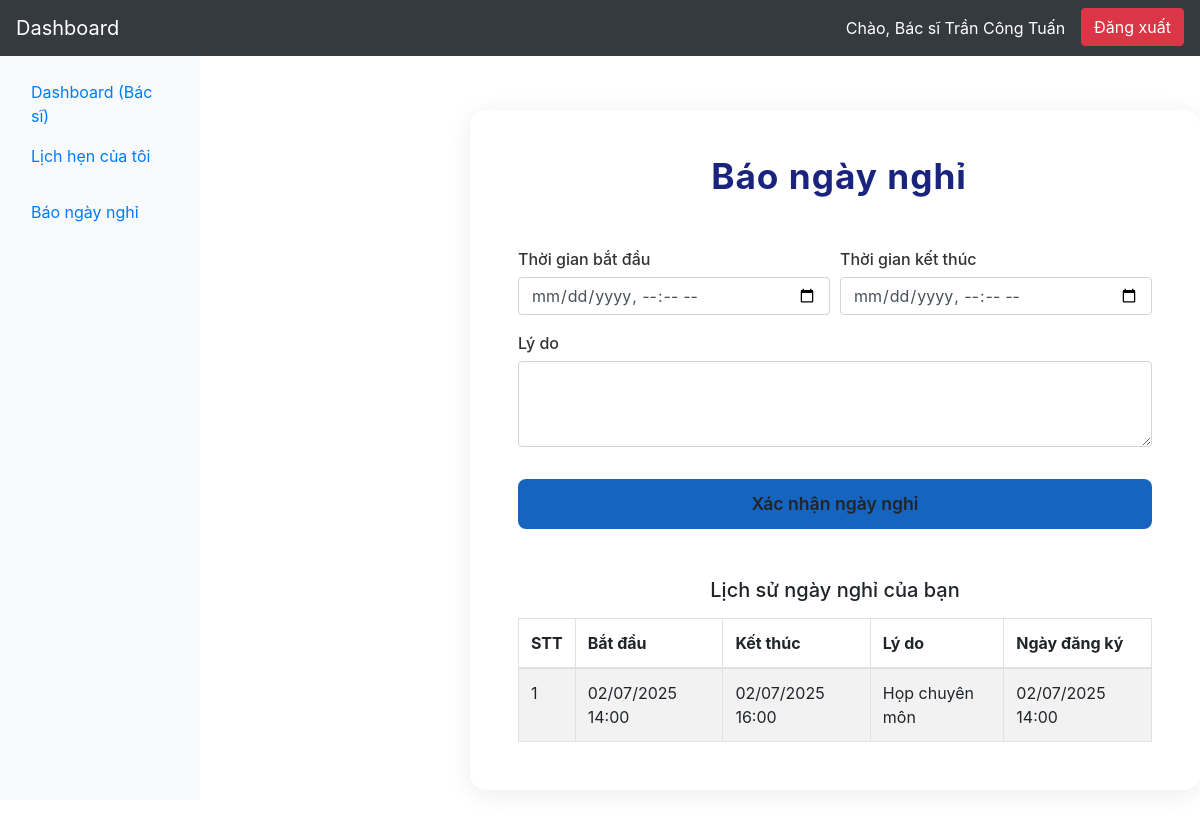
/admin/doctor_off.php (signed in), run on the app's committed database.
### tables this page shows
CREATE TABLE `time_offs` (
  `id` bigint(20) UNSIGNED NOT NULL,
  `doctor_id` bigint(20) UNSIGNED NOT NULL,
  `start_time` datetime NOT NULL,
  `end_time` datetime NOT NULL,
  `reason` varchar(255) DEFAULT NULL
);

### admin/doctor_off.php (the view, shortened to what this page needs)
<?php
require 'includes/header.php';
require 'includes/sidebar.php';
require '../includes/db.php';
$doctor_user_id = $_SESSION['user_id'];
$doctor_sql = "SELECT id FROM doctors WHERE user_id = ?";
$stmt_doctor = $conn->prepare($doctor_sql);
$stmt_doctor->bind_param("i", $doctor_user_id);
$stmt_doctor->execute();
$doctor_result = $stmt_doctor->get_result();
$doctor = $doctor_result->fetch_assoc();
$doctor_id = $doctor['id'] ?? 0;
?>
<div class="main-content">
    <div class="off-form-container">
        <div class="off-form-card">
            <div class="off-form-title">
                Báo ngày nghỉ
            </div>
            <form method="POST">
                <div class="form-row">
                    <div class="form-group col-md-6">
                        <label>Thời gian bắt đầu</label>
                        <input type="datetime-local" name="start_time" class="form-control" required>
                    </div>
                    <div class="form-group col-md-6">
                        <label>Thời gian kết thúc</label>
                        <input type="datetime-local" name="end_time" class="form-control" required>
                    </div>
                </div>
                <div class="form-group">
                    <label>Lý do</label>
                    <textarea name="reason" rows="3" class="form-control" required></textarea>
                </div>
                <button type="submit" class="btn btn-off">Xác nhận ngày nghỉ</button>
            </form>
<h5 class="text-center mb-3">Lịch sử ngày nghỉ của bạn</h5>
<div class="table-responsive">
    <table class="table table-bordered table-striped">
        <thead>
            <tr>
                <th>STT</th>
                <th>Bắt đầu</th>
                <th>Kết thúc</th>
                <th>Lý do</th>
                <th>Ngày đăng ký</th>
            </tr>
        </thead>
        <tbody>
        <?php
        $off_sql = "SELECT * FROM time_offs WHERE doctor_id = ? ORDER BY start_time DESC";
        $stmt_off = $conn->prepare($off_sql);
        $stmt_off->bind_param("i", $doctor_id);
        $stmt_off->execute();
        $result_off = $stmt_off->get_result();
        $i = 1;
        if ($result_off->num_rows > 0) {
            while($off = $result_off->fetch_assoc()) {
                echo "<tr>
                    <td>" . $i++ . "</td>
                    <td>" . date("d/m/Y H:i", strtotime($off['start_time'])) . "</td>
                    <td>" . date("d/m/Y H:i", strtotime($off['end_time'])) . "</td>
                    <td>" . htmlspecialchars($off['reason']) . "</td>
                    <td>" . date("d/m/Y H:i", strtotime($off['created_at'] ?? $off['start_time'])) . "</td>
                </tr>";
            }
        } else {
            echo '<tr><td colspan="5" class="text-center">Chưa có ngày off nào.</td></tr>';
        }
        ?>
        </tbody>
    </table>
</div>
        </div>
    </div>
</div>

### admin/includes/header.php (style rules this page uses)
.main-content { margin-left: 220px; padding-top: 70px; }

### admin/doctor_off.php (style rules this page uses)
.main-content { padding-left: 250px; min-height: 90vh; background: #fff; }
.off-form-container { padding: 40px 0; width: 100%; }
.off-form-card { background: #fff; border-radius: 16px; box-shadow: 0 4px 24px rgba(0,0,0,0.08); padding: 40px 48px 32px 48px; margin: 0 auto; max-width: 900px; width: 100%; min-width: 320px; display: flex; flex-direction: column; justify-content: center; }
.off-form-title { font-size: 2.2rem; font-weight: bold; color: #1a237e; margin-bottom: 28px; text-align: center; letter-spacing: 1px; }
.form-group label { font-weight: 500; color: #333; margin-bottom: 6px; }
.btn-off { background: #1565c0; border: none; font-weight: 600; font-size: 1.1rem; border-radius: 8px; padding: 12px 0; width: 100%; transition: background 0.2s; margin-top: 16px; }

### data on the page
time_offs: start_time "02/07/2025 14:00", end_time "02/07/2025 16:00", reason "Họp chuyên môn"

### other printed values
$user_name "Bác sĩ Trần Công Tuấn"
